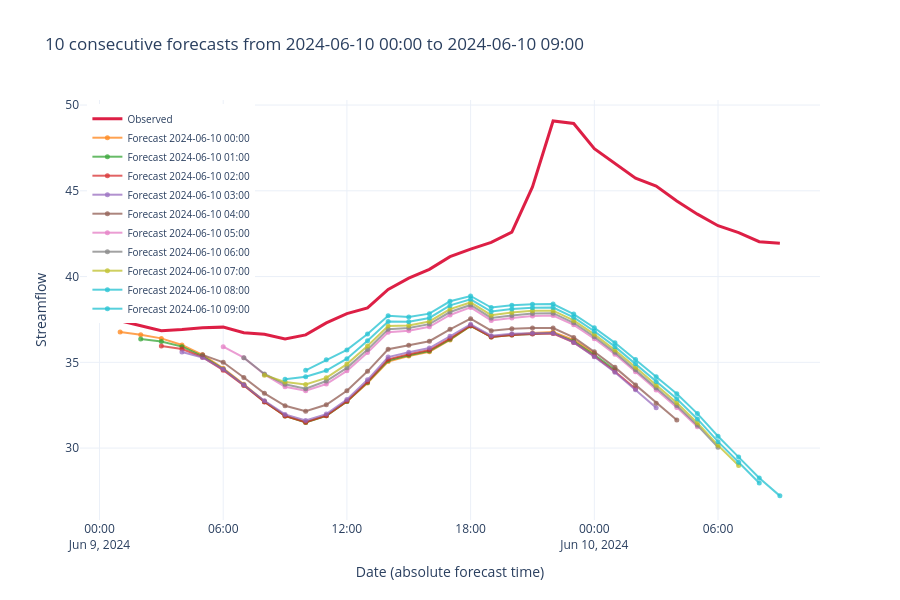

This figure's notebook cell:
### Code cell
plot_forecast_horizon_series(
    issue_date="2024-06-10 00:00:00",
    xr_ds=results_,
    n_forecasts=10
).show()
